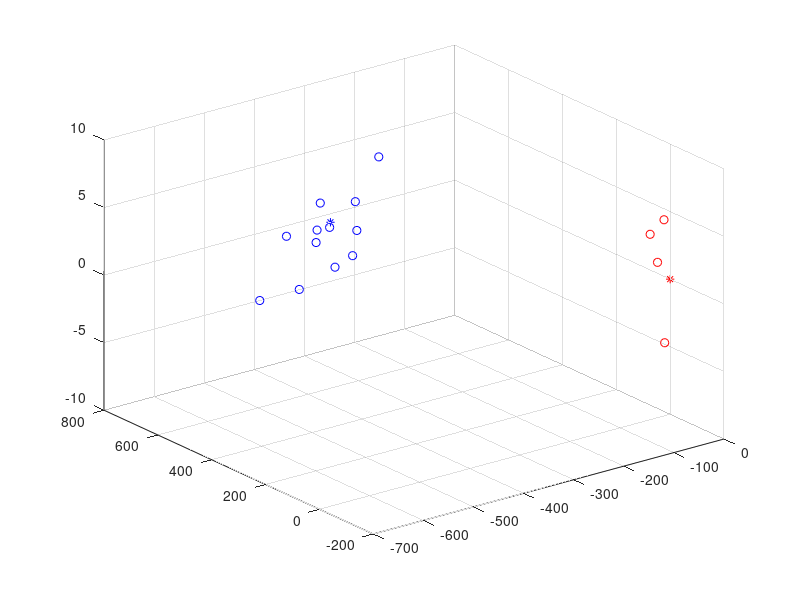

Write the MATLAB code that produced this figure.
N_MSscatter=12;
N_MBSscatter=4;
r_MBSscatter=zeros(1,N_MBSscatter);
phi_MBSscatter=zeros(1,N_MBSscatter);
x_MBSscatter=zeros(1,N_MBSscatter);
y_MBSscatter=zeros(1,N_MBSscatter);
z_MBSscatter=zeros(1,N_MBSscatter);
for i=1:N_MBSscatter
    r_MBSscatter(i)=100*randn;
    phi_MBSscatter(i)=rand*2*pi;
    z_MBSscatter(i)=rand*10-5;
    x_MBSscatter(i)=r_MBSscatter(i)*cos(phi_MBSscatter(i));
    y_MBSscatter(i)=r_MBSscatter(i)*sin(phi_MBSscatter(i));
end

r_MS=200+rand*500;
phi_MS=rand*2*pi;
x_MS=r_MS*cos(phi_MS);
y_MS=r_MS*sin(phi_MS);
z_MS=-10+20*rand;
r_MSscatter=zeros(1,N_MSscatter);
phi_MSscatter=zeros(1,N_MSscatter);
x_MSscatter=zeros(1,N_MSscatter);
y_MSscatter=zeros(1,N_MSscatter);
z_MSscatter=zeros(1,N_MSscatter);
for i=1:N_MSscatter
    r_MSscatter(i)=100*randn;
    phi_MSscatter(i)=rand*2*pi;
    z_MSscatter(i)=z_MS+rand*10-5;
    x_MSscatter(i)=x_MS+r_MSscatter(i)*cos(phi_MSscatter(i));
    y_MSscatter(i)=y_MS+r_MSscatter(i)*sin(phi_MSscatter(i));
end
figure(1);
scatter3(x_MBSscatter,y_MBSscatter,z_MBSscatter,'r');
hold on;
plot3(0,0,0,'r*');
scatter3(x_MSscatter,y_MSscatter,z_MSscatter,'b');
hold on;
plot3(x_MS,y_MS,z_MS,'b*');